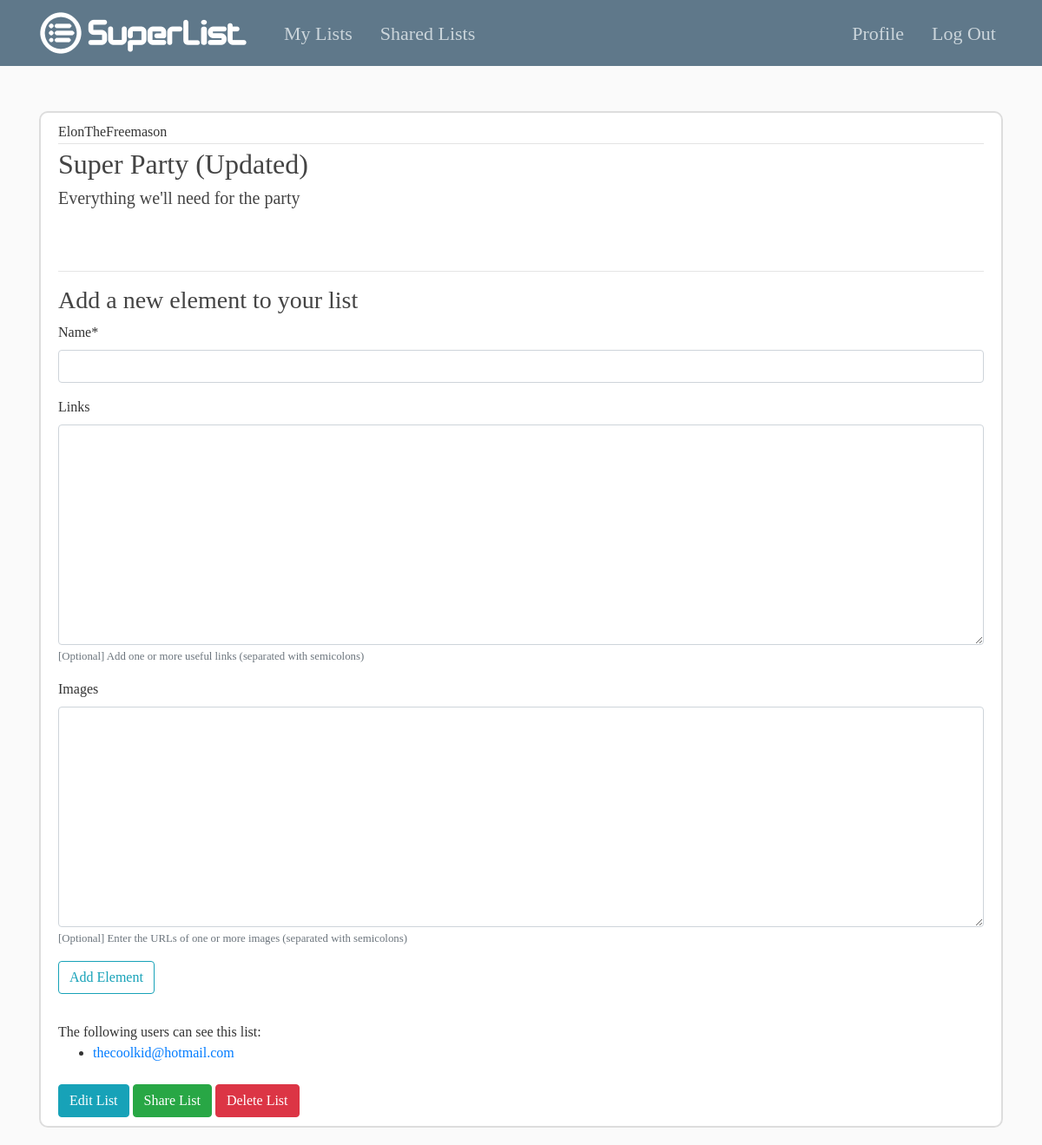
The page /list/6/ (signed in) on the database its author committed.
### listApp/models.py (models this page shows, shortened)
class List(models.Model):
	title = models.CharField(max_length = 500)
	description = models.CharField(max_length = 5000, help_text = 'Add a short description of your list')
	viewers = ListCharField(base_field = CharField(max_length = 500), max_length = 5000, help_text = 'Enter the usernames of the users that will have access to your list (separated with semicolons)', blank=True)
	author = models.ForeignKey(User, on_delete = models.CASCADE)

class Viewer(models.Model):
	theList = models.ForeignKey(List, on_delete = models.CASCADE)
	author = models.ForeignKey(User, on_delete = models.CASCADE)
	viewer = models.CharField(max_length = 500, help_text = 'Enter the username or the email adress of the user that you want to share your list with')

### listApp/views.py (the view)
# urls.py: path('list/<int:pk>/', views.detail, name = "list-detail"),
@login_required
def detail(request, pk):
    theList = get_object_or_404(List, pk = pk)
    elements = Element.objects.filter(theList = theList).order_by('-id')
    viewers = Viewer.objects.filter(theList = theList).order_by('-id')
    if request.method == 'POST':
        element_form = elementForm(request.POST or None)
        if element_form.is_valid():
            name = request.POST.get('name')
            links = request.POST.get('links')
            images = request.POST.get('images')
            element = Element.objects.create(theList = theList, author = request.user, name = name, links = links, images = images)
            element.save()
            return HttpResponseRedirect(theList.get_absolute_url())
    else:
        element_form = elementForm()
    context = {
        "list": theList,
        "title": theList.title,
        "elements": elements,
        "viewers": viewers,
        "element_form": element_form
    }
    return render(request, "listApp/details.html", context)

### listApp/views.py
class elementForm(forms.ModelForm):
    class Meta:
        model = Element
        fields = ['name', 'links', 'images']

### listApp/templatetags/extras.py (called while the page is built)
@register.filter
def length(value):
    return len(value)

### listApp/templates/listApp/details.html (shortened to what this page needs)
{% extends "listApp/base.html" %}
{% load extras %}
{% load crispy_forms_tags %}
{% block content %}
	<br />
	<article class="media content-section">
	  <div class="media-body">
	    <div class="article-metadata">
	      <span class="mr-2">{{ list.author }}</span>
	    </div>
	    <h2 class="article-title">{{ list.title }}</h2>
	    <h5>{{ list.description }}</h5>
	    <br /><br />
	    {% if list.author == user %}
	    	<hr />
	    	<h3 style="font-family: Designer Block"> Add a new element to your list</h3>
	    	<form method="POST">
				<fieldset class="form-group">
					{{ element_form | crispy }}
					<div class="form-group">
						<button class="btn btn-outline-info">Add Element</button>
					</div>
				</fieldset>
			</form>
			{% if viewers|length != 0 %}
				{% for viewer in viewers %}
					<span>The following users can see this list: </span>
					<ul><li><a href="{% url 'viewer-detail' viewer.id %}">{{ viewer.viewer }}</a></li></ul>
					<br />
				{% endfor %}
			{% endif %}
	    	<a class="btn btn-info" href="{% url 'list-update' list.id %}">Edit List</a>
	    	<a class="btn btn-success" href="{% url 'viewer-create' list.id %}">Share List</a>
	    	<a class="btn btn-danger" href="{% url 'list-delete' list.id %}">Delete List</a>
	    {% endif %}
	  </div>
	</article>
{% endblock content %}

### listApp/static/listApp/main.css (style rules this page uses)
body { background: #fafafa; color: #333333; margin-top: 5rem; }
h1, h2, h3, h4, h5, h6 { color: #444444; }
ul { margin: 0; }
.content-section { background: #ffffff; padding: 10px 20px; border: 2px solid #dddddd; border-radius: 10px; margin-bottom: 20px; }
.article-title { color: #444444; }
.article-metadata { padding-bottom: 1px; margin-bottom: 4px; border-bottom: 1px solid #e3e3e3 }

### rows shown on the page
List: author "ElonTheFreemason", title "Super Party (Updated)", description "Everything we'll need for the party"
Viewer: viewer "thecoolkid@hotmail.com"
